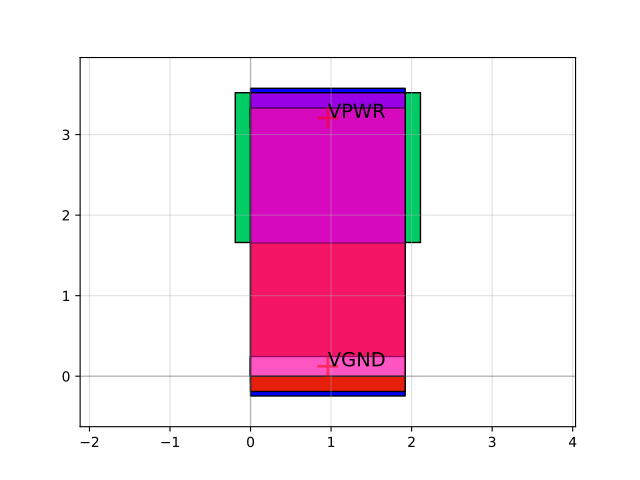

Recreate this plot in Python.
import sky130

c = sky130.components.sky130_fd_sc_hs__fill_4()
c.plot()
